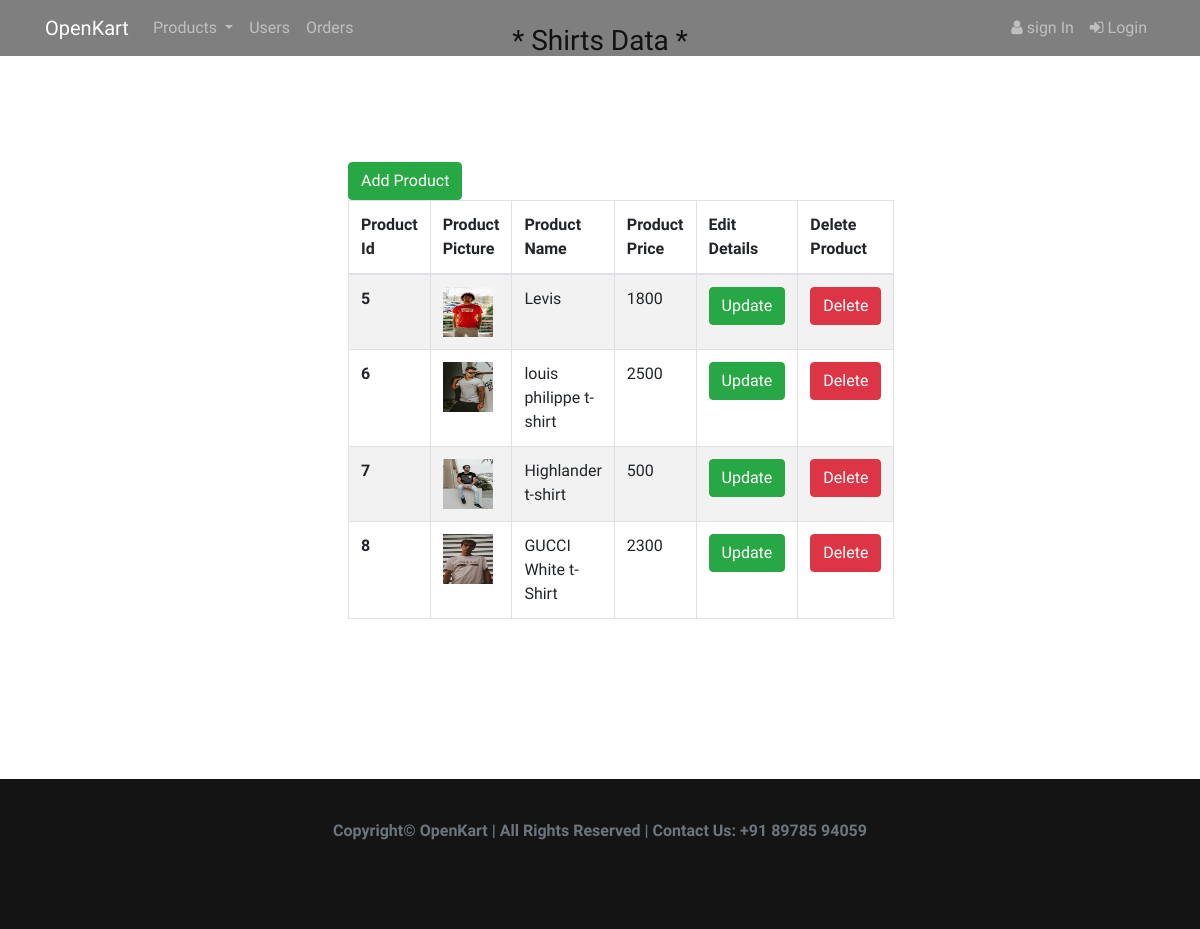
Screenshot of /admin/shirts.php with the database file from the repository.
### tables this page shows
CREATE TABLE `products` (
  `id` int(11) NOT NULL,
  `name` varchar(30) DEFAULT NULL,
  `price` int(20) NOT NULL,
  `picture` varchar(30) NOT NULL,
  `category` varchar(30) NOT NULL
);

### admin/shirts.php (the view, shortened to what this page needs)
<?php
require "common.php";
?>
<!DOCTYPE html>
<html lang="en">
<head>
    <link rel="stylesheet" href="https://stackpath.bootstrapcdn.com/bootstrap/4.1.3/css/bootstrap.min.css">
    <link href="https://stackpath.bootstrapcdn.com/font-awesome/4.7.0/css/font-awesome.min.css" rel="stylesheet">
    <link rel="stylesheet" href="../style.css">
</head>
<body>
    <?php
    include 'header_menu.php';
    ?>
    <div class="text-center pt-4 h3">
        * Shirts Data *
    </div>
    <div class="d-flex justify-content-center">
        <div class=" col-md-6  my-5 table-responsive p-5">
            <a name="add" href="shirt_add.php" class="btn btn-success" role="button">Add Product</a>
            <br>
            <table class="table table-striped table-bordered table-hover ">
                <thead>
                    <tr>
                        <th>Product Id</th>
                        <th>Product Picture</th>
                        <th>Product Name</th>
                        <th>Product Price</th>
                        <th>Edit Details</th>
                        <th>Delete Product</th>
                    </tr>
                </thead>
                <tbody>
                <tbody>
                    <?php
                    $sql = "SELECT * FROM `products` WHERE category = 'c02'";
                    $result = mysqli_query($con, $sql);
                    while ($res = mysqli_fetch_assoc($result)) {
                        $id = $res['id'];
                        $name = $res['name'];
                        $picture = $res['picture'];
                        $price = $res['price'];
                        echo '<tr>
							                    <td><b>' . $id . '<b></td>
												<td><img src="../' . $picture . '" width="50" height="50"></td>
												<td>' . $name . '</td>
												<td>' . $price . '</td>
                                                <td><a name="upate" href="watch_update.php?updateid=' . $id . '" class="btn btn-success" role="button">Update</a></td>
                                                <td><a name="delete" href="watch_delete.php?updateid=' . $id . '" class="btn btn-danger" role="button">Delete</a></td>';
                    }
                    ?>
                </tbody>
                </tbody>
            </table>
        </div>
    </div>
    <br>
    <br>
    <?php include 'footer.php' ?>
</body>
</html>

### style.css (style rules this page uses)
html { position: relative; min-height: 100%; }
body { overflow-x:hidden; max-width: 100%; margin:0; margin-bottom: 150px; }
body, h1, h2, h3, h4, h5, h6 { font-family: 'Andika'; }

### rows the page displays
products: id "5", picture (picture), name "Levis", price "1800"
products: id "6", picture (picture), name "louis philippe t-shirt", price "2500"
products: id "7", picture (picture), name "Highlander t-shirt", price "500"
products: id "8", picture (picture), name "GUCCI White t-Shirt", price "2300"
